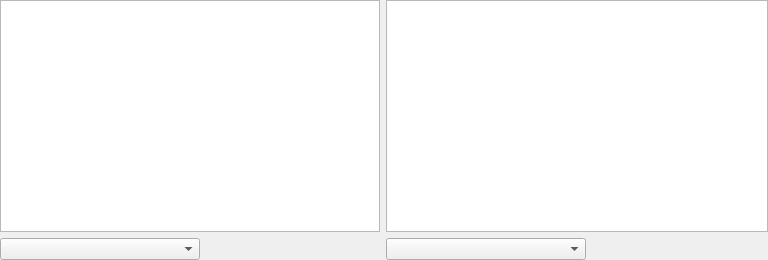
<?xml version="1.0" encoding="UTF-8"?>
<ui version="4.0">
 <class>FileSystemWidget</class>
 <widget class="QWidget" name="FileSystemWidget">
  <property name="geometry">
   <rect>
    <x>0</x>
    <y>0</y>
    <width>768</width>
    <height>260</height>
   </rect>
  </property>
  <property name="minimumSize">
   <size>
    <width>768</width>
    <height>202</height>
   </size>
  </property>
  <property name="windowTitle">
   <string>Form</string>
  </property>
  <layout class="QGridLayout" name="gridLayout">
   <property name="sizeConstraint">
    <enum>QLayout::SetDefaultConstraint</enum>
   </property>
   <property name="leftMargin">
    <number>0</number>
   </property>
   <property name="topMargin">
    <number>0</number>
   </property>
   <property name="rightMargin">
    <number>0</number>
   </property>
   <property name="bottomMargin">
    <number>0</number>
   </property>
   <item row="0" column="0">
    <layout class="QHBoxLayout" name="horizontalLayout_3">
     <item>
      <layout class="QVBoxLayout" name="verticalLayout">
       <item>
        <widget class="QTreeView" name="treeView">
         <property name="minimumSize">
          <size>
           <width>380</width>
           <height>200</height>
          </size>
         </property>
         <property name="maximumSize">
          <size>
           <width>380</width>
           <height>16777215</height>
          </size>
         </property>
        </widget>
       </item>
       <item>
        <layout class="QHBoxLayout" name="horizontalLayout_2">
         <item>
          <widget class="QComboBox" name="comboBox">
           <property name="minimumSize">
            <size>
             <width>200</width>
             <height>0</height>
            </size>
           </property>
           <property name="maximumSize">
            <size>
             <width>200</width>
             <height>16777215</height>
            </size>
           </property>
          </widget>
         </item>
         <item>
          <spacer name="horizontalSpacer_2">
           <property name="orientation">
            <enum>Qt::Horizontal</enum>
           </property>
           <property name="sizeType">
            <enum>QSizePolicy::Fixed</enum>
           </property>
           <property name="sizeHint" stdset="0">
            <size>
             <width>180</width>
             <height>20</height>
            </size>
           </property>
          </spacer>
         </item>
        </layout>
       </item>
      </layout>
     </item>
     <item>
      <layout class="QVBoxLayout" name="verticalLayout_2">
       <item>
        <widget class="QColumnView" name="columnView">
         <property name="minimumSize">
          <size>
           <width>380</width>
           <height>200</height>
          </size>
         </property>
        </widget>
       </item>
       <item>
        <layout class="QHBoxLayout" name="horizontalLayout">
         <item>
          <widget class="QComboBox" name="comboBox_2">
           <property name="minimumSize">
            <size>
             <width>200</width>
             <height>0</height>
            </size>
           </property>
           <property name="maximumSize">
            <size>
             <width>200</width>
             <height>16777215</height>
            </size>
           </property>
          </widget>
         </item>
         <item>
          <spacer name="horizontalSpacer">
           <property name="orientation">
            <enum>Qt::Horizontal</enum>
           </property>
           <property name="sizeHint" stdset="0">
            <size>
             <width>40</width>
             <height>20</height>
            </size>
           </property>
          </spacer>
         </item>
        </layout>
       </item>
      </layout>
     </item>
    </layout>
   </item>
  </layout>
 </widget>
 <resources/>
 <connections/>
</ui>
